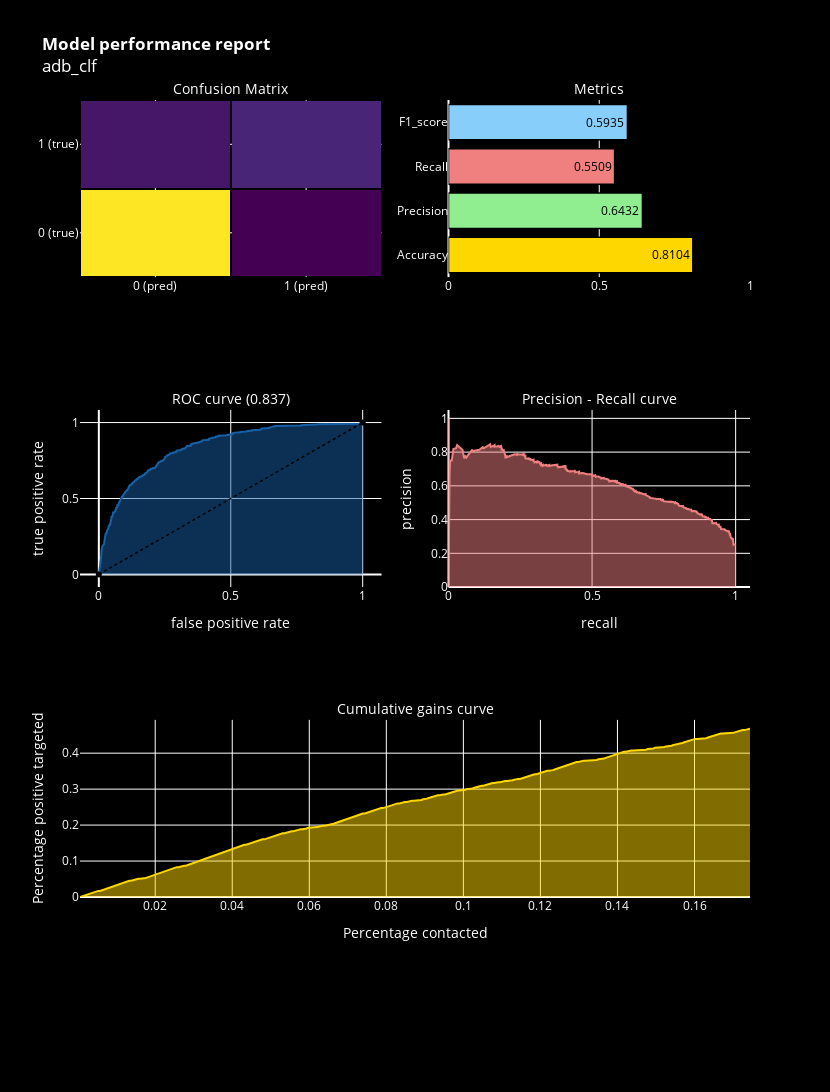

Notebook code for this chart:
### Markdown cell above
# 3. AdaBoost

### Code cell
# AdaBoost Algorithm
from sklearn.ensemble import AdaBoostClassifier

adb_clf = AdaBoostClassifier()
# n_estimators = 50 (default value) 
# base_estimator = DecisionTreeClassifier (default value)
adb_clf.fit(X_train,y_train)
y_pred = adb_clf.predict(X_test)
y_score = adb_clf.predict_proba(X_test)[:,1]

model_performance('adb_clf')

### Figure 1 — Plotly figure (JSON) as saved in the notebook; plotly's stock layout.template omitted (floating-point values rounded to 4 significant figures; data arrays with more than 128 entries replaced by an {"elided": "..."} marker saying what was removed)
{"data": [{"colorscale": [[0, "#440154"], [0.1111, "#482878"], [0.2222, "#3e4989"], [0.3333, "#31688e"], [0.4444, "#26828e"], [0.5556, "#1f9e89"], [0.6667, "#35b779"], [0.7778, "#6ece58"], [0.8889, "#b5de2b"], [1, "#fde725"]], "showscale": false, "x": ["0 (pred)", "1 (pred)"], "xaxis": "x", "xgap": 2, "y": ["0 (true)", "1 (true)"], "yaxis": "y", "ygap": 2, "z": [[1418, 162], [238, 292]], "type": "heatmap"}, {"marker": {"color": ["gold", "lightgreen", "lightcoral", "lightskyblue"], "line": {"color": "#000000", "width": 1.5}}, "opacity": 1, "orientation": "h", "text": [0.8104, 0.6432, 0.5509, 0.5935], "textfont": {"color": "black"}, "textposition": "auto", "x": [0.8104, 0.6432, 0.5509, 0.5935], "xaxis": "x2", "y": ["Accuracy", "Precision", "Recall", "F1_score"], "yaxis": "y2", "type": "bar"}, {"fill": "tozeroy", "line": {"color": "rgb(22, 96, 167)", "width": 2}, "name": "Roc : 0.837", "x": {"elided": "768 float values"}, "xaxis": "x3", "y": {"elided": "768 float values"}, "yaxis": "y3", "type": "scatter"}, {"line": {"color": "black", "dash": "dot", "width": 1.5}, "x": [0, 1], "xaxis": "x3", "y": [0, 1], "yaxis": "y3", "type": "scatter"}, {"fill": "tozeroy", "line": {"color": "lightcoral", "width": 2}, "name": "Precision[0.25166192 0.25130641 0.25142586 ... 0.66666667 0.         1.        ]", "x": {"elided": "1528 float values"}, "xaxis": "x4", "y": {"elided": "1528 float values"}, "yaxis": "y4", "type": "scatter"}, {"fill": "tozeroy", "line": {"color": "gold", "width": 2}, "x": {"elided": "368 float values"}, "xaxis": "x5", "y": {"elided": "2110 float values"}, "yaxis": "y5", "type": "scatter"}], "layout": {"annotations": [{"font": {"color": "white", "size": 14}, "showarrow": false, "text": "Confusion Matrix", "x": 0.225, "xanchor": "center", "xref": "paper", "y": 1, "yanchor": "bottom", "yref": "paper"}, {"font": {"color": "white", "size": 14}, "showarrow": false, "text": "Metrics", "x": 0.775, "xanchor": "center", "xref": "paper", "y": 1, "yanchor": "bottom", "yref": "paper"}, {"font": {"color": "white", "size": 14}, "showarrow": false, "text": "ROC curve (0.837)", "x": 0.225, "xanchor": "center", "xref": "paper", "y": 0.6111, "yanchor": "bottom", "yref": "paper"}, {"font": {"color": "white", "size": 14}, "showarrow": false, "text": "Precision - Recall curve", "x": 0.775, "xanchor": "center", "xref": "paper", "y": 0.6111, "yanchor": "bottom", "yref": "paper"}, {"font": {"color": "white", "size": 14}, "showarrow": false, "text": "Cumulative gains curve", "x": 0.5, "xanchor": "center", "xref": "paper", "y": 0.2222, "yanchor": "bottom", "yref": "paper"}], "autosize": false, "font": {"color": "white"}, "height": 1500, "margin": {"b": 195}, "paper_bgcolor": "black", "plot_bgcolor": "black", "showlegend": false, "title": {"text": "<b>Model performance report</b><br>adb_clf"}, "width": 830, "xaxis": {"anchor": "y", "color": "white", "domain": [0, 0.45], "type": "category", "range": [-0.5, 1.5], "autorange": true}, "yaxis": {"anchor": "x", "color": "white", "domain": [0.7778, 1], "type": "category", "range": [-0.5, 1.5], "autorange": true}, "xaxis2": {"anchor": "y2", "color": "white", "domain": [0.55, 1], "range": [0, 1], "type": "linear"}, "yaxis2": {"anchor": "x2", "color": "white", "domain": [0.7778, 1], "type": "category", "range": [-0.5, 3.5], "autorange": true}, "xaxis3": {"anchor": "y3", "color": "white", "domain": [0, 0.45], "title": {"text": "false positive rate"}, "type": "linear", "range": [-0.07135, 1.071], "autorange": true}, "yaxis3": {"anchor": "x3", "color": "white", "domain": [0.3889, 0.6111], "title": {"text": "true positive rate"}, "type": "linear", "range": [-0.0734, 1.073], "autorange": true}, "xaxis4": {"anchor": "y4", "color": "white", "domain": [0.55, 1], "range": [0, 1.05], "title": {"text": "recall"}, "type": "linear"}, "yaxis4": {"anchor": "x4", "color": "white", "domain": [0.3889, 0.6111], "range": [0, 1.05], "title": {"text": "precision"}, "type": "linear"}, "xaxis5": {"anchor": "y5", "color": "white", "domain": [0, 1], "title": {"text": "Percentage contacted"}, "type": "linear", "range": [0.0004739, 0.1744], "autorange": true}, "yaxis5": {"anchor": "x5", "color": "white", "domain": [0, 0.2222], "title": {"text": "Percentage positive targeted"}, "type": "linear", "range": [0, 0.4926], "autorange": true}}}
